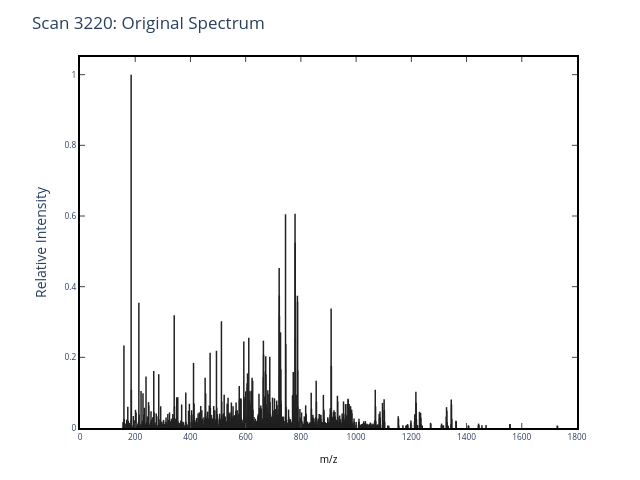

The cell this chart's notebook holds for it:
### Markdown cell above
Notice that the **unmodified** spectrum better "matches" or is better accounted for by the peptide's theoretical ion ladder than the modified spectra. Now we will bin the spectrum on the right, of the modified peptide.

### Code cell
scan_3220 = get_SWT_object(
    mzml_path=demo_mzml_path,
    scan_number = 3220,
    full_sequence = 'SHHWGYGK',
)
plot_MS2(scan_3220, title='Scan 3220: Original Spectrum')
